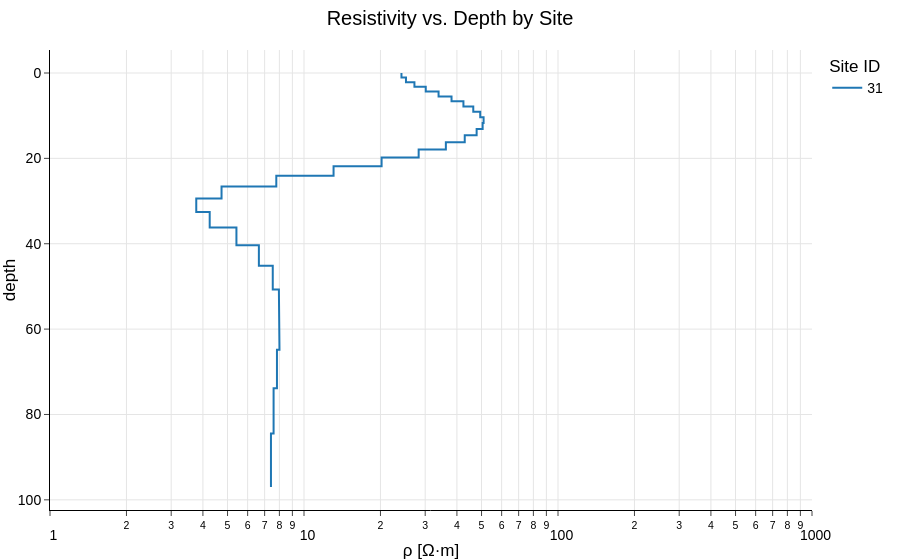

Notebook cell for this chart:
### Code cell
mpan = panels.ModelGraph(dataframe=model2)
mpan.render()

### Figure 1 — Plotly figure (JSON) as saved in the notebook; plotly's stock layout.template omitted (floating-point values rounded to 4 significant figures)
{"data": [{"hovertemplate": "Site ID=31<br>ρ [Ω·m]=%{x}<br>depth=%{y}<extra></extra>", "legendgroup": "31", "line": {"color": "#1F77B4", "dash": "solid"}, "marker": {"symbol": "circle"}, "mode": "lines", "name": "31", "orientation": "v", "showlegend": true, "type": "scatter", "x": [24.19, 24.19, 25.2, 25.2, 27.21, 27.21, 30.15, 30.15, 33.87, 33.87, 38.09, 38.09, 42.43, 42.43, 46.39, 46.39, 49.41, 49.41, 50.94, 50.94, 50.5, 50.5, 47.83, 47.83, 42.94, 42.94, 36.18, 36.18, 28.28, 28.28, 20.21, 20.21, 13.07, 13.07, 7.779, 7.779, 4.736, 4.736, 3.765, 3.765, 4.253, 4.253, 5.42, 5.42, 6.643, 6.643, 7.534, 7.534, 7.965, 7.965, 8.007, 8.007, 7.826, 7.826, 7.59, 7.59, 7.412, 7.412], "xaxis": "x", "y": [0, 1.064, 1.064, 2.142, 2.142, 3.235, 3.235, 4.348, 4.348, 5.483, 5.483, 6.645, 6.645, 7.841, 7.841, 9.077, 9.077, 10.36, 10.36, 11.7, 11.7, 13.11, 13.11, 14.61, 14.61, 16.2, 16.2, 17.92, 17.92, 19.78, 19.78, 21.82, 21.82, 24.07, 24.07, 26.58, 26.58, 29.39, 29.39, 32.57, 32.57, 36.19, 36.19, 40.35, 40.35, 45.15, 45.15, 50.72, 50.72, 57.23, 57.23, 64.86, 64.86, 73.83, 73.83, 84.43, 84.43, 96.99], "yaxis": "y"}], "layout": {"legend": {"title": {"text": "Site ID"}, "tracegroupgap": 0}, "title": {"text": "Resistivity vs. Depth by Site"}, "xaxis": {"anchor": "y", "domain": [0, 1], "range": [0, 3], "title": {"text": "ρ [Ω·m]"}, "type": "log"}, "yaxis": {"anchor": "x", "autorange": "reversed", "domain": [0, 1], "title": {"text": "depth"}}}}
